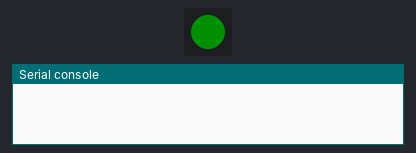
A program run on a simulated Pycom board running MicroPython. Shown: 1 RGB LEDs in strip order, left to right, the last lines printed to the serial console. Dim RGB values are drawn brighter than linear; no radio messages arrive unless stated (any console line starting 'radio sent:' is added by the test bench); the LoRaWAN join succeeds after 3 s and a send takes 0.1 s.

Above: at 0.1 s.
At 6.2 s:
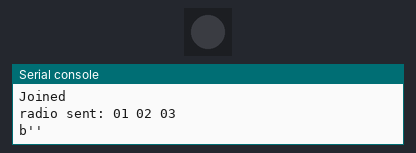
Timing chart, 0 to 7.7 s (numbered marks = the images above):
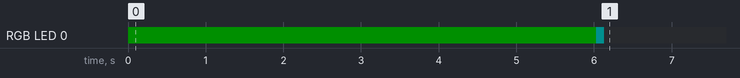

The program:

main.py
```python
from network import LoRa
import socket
import time
import ubinascii
import pycom

s = socket.socket(socket.AF_LORA, socket.SOCK_RAW)

# set the LoRaWAN data rate
#s.setsockopt(socket.SOL_LORA, socket.SO_DR, 5)

# make the socket blocking
# (waits for the data to be sent and for the 2 receive windows to expire)

while True:
    pycom.rgbled(0x000f0f)
    s.setblocking(True)
    # send some data
    s.send(bytes([0x01, 0x02, 0x03]))
    pycom.rgbled(0x000000)
    # make the socket non-blocking
    # (because if there's no data received it will block forever...)
    # get any data received (if any...)
    s.setblocking(False)
    data = s.recv(64)
    print(data)
    time.sleep(150)
```

boot.py
```python
from network import LoRa
import socket
import time
import ubinascii
import pycom

pycom.heartbeat(False)
pycom.rgbled(0x000f00)
# Initialise LoRa in LORAWAN mode.
# Please pick the region that matches where you are using the device:
# Asia = LoRa.AS923
# Australia = LoRa.AU915
# Europe = LoRa.EU868
# United States = LoRa.US915

#lora = LoRa(mode=LoRa.LORAWAN, region=LoRa.US915,bandwidth=LoRa.BW_125KHZ, sf=7, coding_rate=LoRa.CODING_4_5, adr=True, public=True, tx_retries=2, device_class=LoRa.CLASS_A)
#lora = LoRa(mode=LoRa.LORAWAN, region=LoRa.US915,bandwidth=LoRa.BW_125KHZ, sf=7, coding_rate=LoRa.CODING_4_5,  device_class=LoRa.CLASS_A)
lora = LoRa(mode=LoRa.LORAWAN, region=LoRa.US915,bandwidth=LoRa.BW_125KHZ, sf=7, coding_rate=LoRa.CODING_4_5,  device_class=LoRa.CLASS_A)
"""
lora.add_channel(index=0, frequency= 903900000, dr_min= 3, dr_max= 3)
lora.add_channel(index=1, frequency= 904100000, dr_min= 3, dr_max= 3)
lora.add_channel(index=2, frequency= 904300000, dr_min= 3, dr_max= 3)
lora.add_channel(index=3, frequency= 904500000, dr_min= 3, dr_max= 3)
lora.add_channel(index=4, frequency= 904700000, dr_min= 3, dr_max= 3)
lora.add_channel(index=5, frequency= 904900000, dr_min= 3, dr_max= 3)
lora.add_channel(index=6, frequency= 905100000, dr_min= 3, dr_max= 3)
lora.add_channel(index=7, frequency= 905300000, dr_min= 3, dr_max= 3)
"""
#lora.add_channel(index=1, frequency= 903900000, dr_min= 4, dr_max= 4)
#lora.add_channel(index=1, frequency= 904100000, dr_min= 4, dr_max= 4)
"""
lora.add_channel(index=0, frequency= 903000000, dr_min= 4, dr_max= 4)
lora.add_channel(index=1, frequency= 903200000, dr_min= 4, dr_max= 4)
lora.add_channel(index=2, frequency= 903400000, dr_min= 4, dr_max= 4)
lora.add_channel(index=3, frequency= 903600000, dr_min= 4, dr_max= 4)
lora.add_channel(index=4, frequency= 903800000, dr_min= 4, dr_max= 4)
lora.add_channel(index=5, frequency= 904000000, dr_min= 4, dr_max= 4)
lora.add_channel(index=6, frequency= 904200000, dr_min= 4, dr_max= 4)
lora.add_channel(index=7, frequency= 904400000, dr_min= 4, dr_max= 4)
"""
lora.add_channel(index=8, frequency= 904600000, dr_min= 3, dr_max= 3)


#lora.init(mode, [region=LoRa.US915, frequency, tx_power, bandwidth=LoRa.BW_125KHZ, sf=7, preamble=8, coding_rate=LoRa.CODING_4_5, power_mode=LoRa.ALWAYS_ON, tx_iq=False, rx_iq=False, adr=False, public=True, tx_retries=2, device_class=LoRa.CLASS_A])
# create an OTAA authentication parameters, change them to the provided credentials
app_eui = ubinascii.unhexlify('70B3D57ED00364C6')
app_key = ubinascii.unhexlify('1F93D7158251630C1D0C784BF57D4B7B')
#uncomment to use LoRaWAN application provided dev_eui
dev_eui = ubinascii.unhexlify('70B3D5499C46BF34')
#pycom.rgbled(0x000000)
# join a network using OTAA (Over the Air Activation)
#uncomment below to use LoRaWAN application provided dev_eui
#lora.join(activation=LoRa.OTAA, auth=(app_eui, app_key), timeout=0)
for i in range (3000) :
    time.sleep_ms(1)

lora.join(activation=LoRa.OTAA, auth=(dev_eui,app_eui, app_key))
#lora.join(activation=LoRa.OTAA, auth=(dev_eui, app_eui, app_key))
# wait until the module has joined the network
#for i in range(5):
"""
count=0
while not lora.has_joined():
    pycom.rgbled(0x0f000f)
    #time.sleep_ms(10)
    if count < 20000:
        count=count+1
        #time.sleep_ms(10)
        #time.sleep_ms(1)
    else :
        #pycom.rgbled(0x0f000f)
        print('New join request')
        lora.join(activation=LoRa.OTAA, auth=(dev_eui, app_eui, app_key), timeout=0)
        count=0
    #pycom.rgbled(0x000000)

while not lora.has_joined():
    time.sleep(5)
    print('Not yet joined...')
 """
pycom.rgbled(0x000f00)
print('Joined')

# create a LoRa socket
```

Measured:
- by itself, RGB LED 0: off → RGB(0, 15, 0) at 0.00 s, → RGB(0, 15, 15) 6.0 s later, → off 0.10 s later
